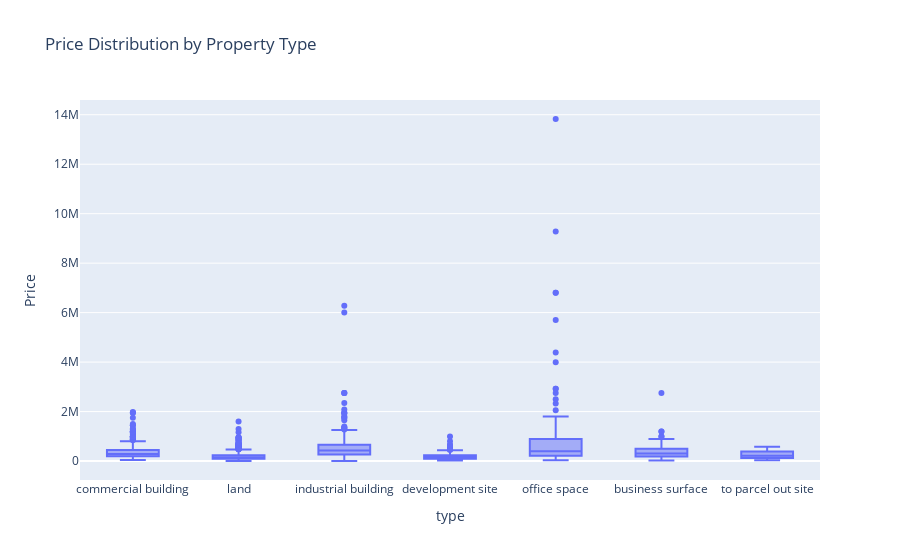

The cell this chart's notebook holds for it:
### Code cell
# Outliers Describe price by type
fig = px.box(property_df, x='type', y='Price',
             title='Price Distribution by Property Type')
fig.show()


# Show top 10 highest prices in each type
property_df[property_df['type'].isin(['industrial building','office space'])] \
    .sort_values('Price', ascending=False).head(20)

### Figure 1 — Plotly figure (JSON) as saved in the notebook; plotly's stock layout.template omitted (floating-point values rounded to 4 significant figures; data arrays with more than 128 entries replaced by an {"elided": "..."} marker saying what was removed)
{"data": [{"alignmentgroup": "True", "hovertemplate": "type=%{x}<br>Price=%{y}<extra></extra>", "legendgroup": "", "marker": {"color": "#636efa"}, "name": "", "notched": false, "offsetgroup": "", "orientation": "v", "showlegend": false, "type": "box", "x": {"elided": "1832 str values"}, "x0": " ", "xaxis": "x", "y": {"elided": "1832 float values"}, "y0": " ", "yaxis": "y"}], "layout": {"boxmode": "group", "legend": {"tracegroupgap": 0}, "title": {"text": "Price Distribution by Property Type"}, "xaxis": {"anchor": "y", "domain": [0, 1], "title": {"text": "type"}}, "yaxis": {"anchor": "x", "domain": [0, 1], "title": {"text": "Price"}}}}
